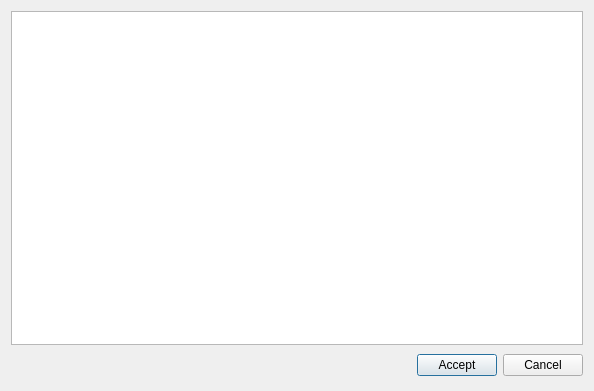
<?xml version="1.0" encoding="UTF-8"?>
<ui version="4.0">
 <class>ExternalToolManager</class>
 <widget class="QDialog" name="ExternalToolManager">
  <property name="geometry">
   <rect>
    <x>0</x>
    <y>0</y>
    <width>594</width>
    <height>391</height>
   </rect>
  </property>
  <property name="windowTitle">
   <string>External Tools</string>
  </property>
  <layout class="QGridLayout" name="gridLayout">
   <item row="1" column="6">
    <widget class="QPushButton" name="pushButton_2">
     <property name="text">
      <string>Cancel</string>
     </property>
     <property name="icon">
      <iconset theme="dialog-close"/>
     </property>
     <property name="iconSize">
      <size>
       <width>22</width>
       <height>22</height>
      </size>
     </property>
    </widget>
   </item>
   <item row="0" column="0" colspan="7">
    <widget class="QTableView" name="tableView">
     <property name="selectionBehavior">
      <enum>QAbstractItemView::SelectRows</enum>
     </property>
     <attribute name="horizontalHeaderStretchLastSection">
      <bool>true</bool>
     </attribute>
     <attribute name="verticalHeaderVisible">
      <bool>false</bool>
     </attribute>
    </widget>
   </item>
   <item row="1" column="5">
    <widget class="QPushButton" name="pushButton">
     <property name="text">
      <string>Accept</string>
     </property>
     <property name="icon">
      <iconset theme="dialog-ok-apply"/>
     </property>
     <property name="iconSize">
      <size>
       <width>22</width>
       <height>22</height>
      </size>
     </property>
     <property name="default">
      <bool>true</bool>
     </property>
    </widget>
   </item>
   <item row="1" column="3">
    <widget class="QToolButton" name="itemDown">
     <property name="icon">
      <iconset theme="go-down"/>
     </property>
     <property name="iconSize">
      <size>
       <width>22</width>
       <height>22</height>
      </size>
     </property>
     <property name="autoRaise">
      <bool>true</bool>
     </property>
    </widget>
   </item>
   <item row="1" column="4">
    <spacer name="horizontalSpacer">
     <property name="orientation">
      <enum>Qt::Horizontal</enum>
     </property>
     <property name="sizeHint" stdset="0">
      <size>
       <width>172</width>
       <height>20</height>
      </size>
     </property>
    </spacer>
   </item>
   <item row="1" column="1">
    <widget class="QToolButton" name="itemDel">
     <property name="icon">
      <iconset theme="list-remove"/>
     </property>
     <property name="iconSize">
      <size>
       <width>22</width>
       <height>22</height>
      </size>
     </property>
     <property name="autoRaise">
      <bool>true</bool>
     </property>
    </widget>
   </item>
   <item row="1" column="0">
    <widget class="QToolButton" name="itemAdd">
     <property name="icon">
      <iconset theme="list-add"/>
     </property>
     <property name="iconSize">
      <size>
       <width>22</width>
       <height>22</height>
      </size>
     </property>
     <property name="autoRaise">
      <bool>true</bool>
     </property>
    </widget>
   </item>
   <item row="1" column="2">
    <widget class="QToolButton" name="itemUp">
     <property name="icon">
      <iconset theme="go-up"/>
     </property>
     <property name="iconSize">
      <size>
       <width>22</width>
       <height>22</height>
      </size>
     </property>
     <property name="autoRaise">
      <bool>true</bool>
     </property>
    </widget>
   </item>
  </layout>
 </widget>
 <resources/>
 <connections>
  <connection>
   <sender>pushButton</sender>
   <signal>clicked()</signal>
   <receiver>ExternalToolManager</receiver>
   <slot>accept()</slot>
   <hints>
    <hint type="sourcelabel">
     <x>425</x>
     <y>429</y>
    </hint>
    <hint type="destinationlabel">
     <x>425</x>
     <y>446</y>
    </hint>
   </hints>
  </connection>
  <connection>
   <sender>pushButton_2</sender>
   <signal>clicked()</signal>
   <receiver>ExternalToolManager</receiver>
   <slot>reject()</slot>
   <hints>
    <hint type="sourcelabel">
     <x>519</x>
     <y>433</y>
    </hint>
    <hint type="destinationlabel">
     <x>517</x>
     <y>447</y>
    </hint>
   </hints>
  </connection>
 </connections>
</ui>
